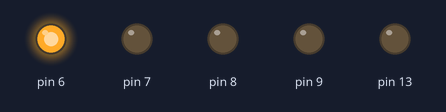
The sketch below on a simulated Arduino Uno, built with avr-gcc and run on an emulated ATmega328P. On the bench: output pins drawn as LEDs (lit = HIGH).

Above: at 0.15 s.
At 0.75 s:
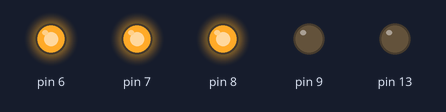
At 1.35 s:
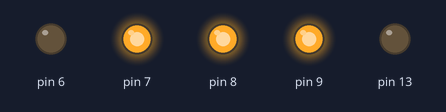
At 2.85 s:
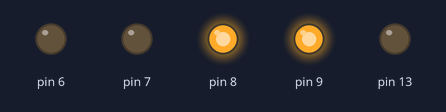
At 4.05 s:
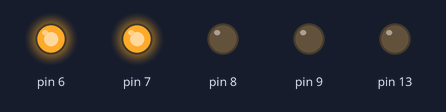
At 5.85 s:
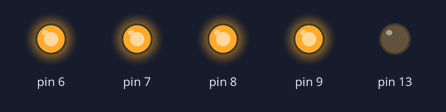
Timing chart, 0 to 6.2 s (numbered marks = the images above):
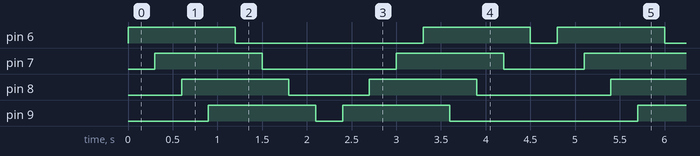

Measured:
- by itself, pin 6: repeats every 4.8 s: LOW 2.1 s, HIGH 1.2 s, LOW 0.30 s, HIGH 1.2 s
- by itself, pin 7: repeats every 4.8 s: LOW 1.5 s, HIGH 1.2 s, LOW 0.90 s, HIGH 1.2 s
- by itself, pin 8: repeats every 4.8 s: LOW 0.90 s, HIGH 1.2 s, LOW 1.5 s, HIGH 1.2 s
- by itself, pin 9: repeats every 4.8 s: LOW 0.30 s, HIGH 1.2 s, LOW 2.1 s, HIGH 1.2 s

The sketch:

Fade_LED.ino
```cpp
int pin = 0;

void setup() {
  // put your setup code here, to run once:
pinMode(13, OUTPUT);
pinMode(9, OUTPUT);
pinMode(8, OUTPUT);
pinMode(7, OUTPUT);
pinMode(6, OUTPUT);


}

void loop() {
  // put your main code here, to run repeatedly:
for (pin = 6; pin<=9; pin++)
  {
    digitalWrite(pin, HIGH);
    delay(300);
  }

for (pin = 6; pin<=9; pin++)
  {
    digitalWrite(pin, LOW);
    delay(300);
  }
for (pin = 9; pin>=6; pin--)
  {
    digitalWrite(pin, HIGH);
    delay(300);
  }

for (pin = 9; pin>=6; pin--)
  {
    digitalWrite(pin, LOW);
    delay(300);
  }

}
```
